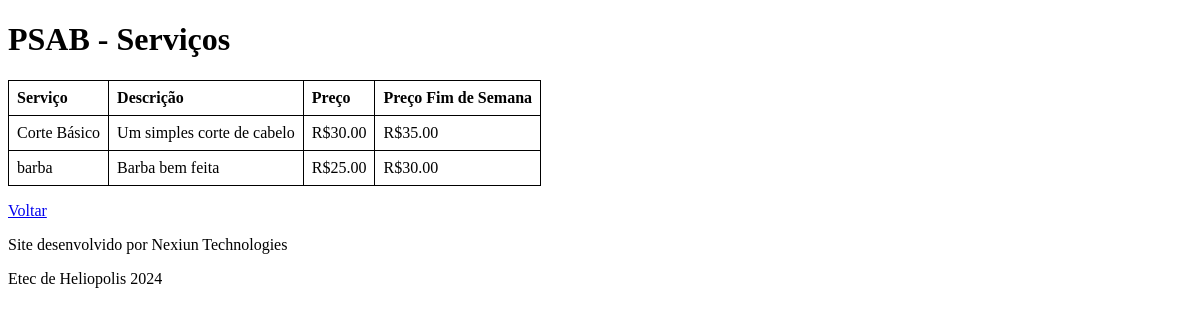
Page /public/pages/services.php on the earlier database version.
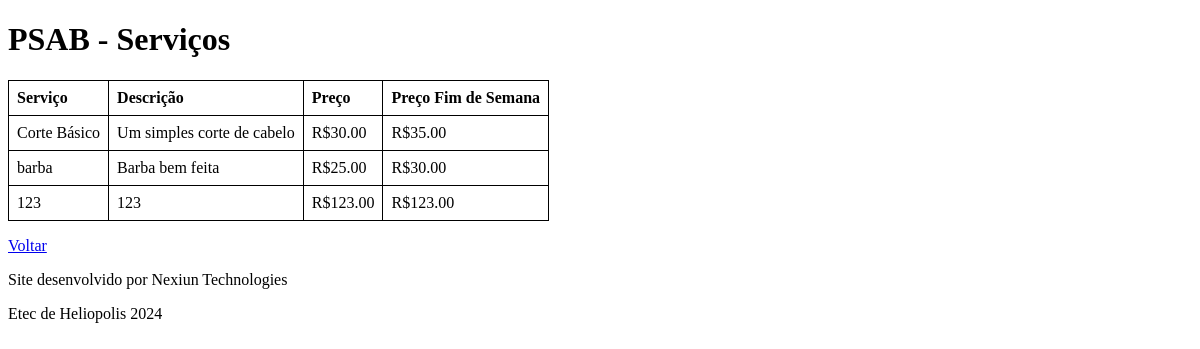
Same page on the later database version.
### tables this page shows
CREATE TABLE IF NOT EXISTS `tb_service` (
  `idService` int(11) NOT NULL AUTO_INCREMENT,
  `nameService` varchar(50) NOT NULL,
  `descService` varchar(255) NOT NULL,
  `priceService` decimal(12,2) NOT NULL,
  `iconService` varchar(100) NOT NULL,
  `expPriceService` decimal(12,2) NOT NULL,
  PRIMARY KEY (`idService`)
);

### db/database.php (called while the page is built, shortened)
<?php
class Database
{
    private $pdo;
    private $host = 'localhost';
    private $db = 'psab';
    private $user = 'root';
    private $pass = '';
    public function connect()
    {
        $dsn = "mysql:host={$this->host};dbname={$this->db};charset=utf8";
        try {
            $this->pdo = new PDO($dsn, $this->user, $this->pass);
            $this->pdo->setAttribute(PDO::ATTR_ERRMODE, PDO::ERRMODE_EXCEPTION);
        } catch (PDOException $e) {
            echo 'Conexão falhou: ' . $e->getMessage();
        }
    }
    public function select($table, $columns = "*", $condition = "1")
    {
        $sql = "SELECT $columns FROM $table WHERE $condition";
        $stmt = $this->pdo->prepare($sql);
        $stmt->execute();
        return $stmt->fetchAll(PDO::FETCH_ASSOC);
    }
}

### src/classes/Services.php (called while the page is built, shortened)
<?php
require_once __DIR__ . '/../../db/Database.php';
class Services extends Database
{
    public function viewAllServices()
    {
        $query = $this->select("tb_service");
        return $query;
    }
}

### public/pages/services.php (the view, shortened to what this page needs)
<?php
require_once "../../src/classes/Services.php";
$service = new Services();
$result = $service->viewAllServices();
?>
<!DOCTYPE html>
<html lang="pt-br">
<head>
</head>
<body>
    <header>
        <h1>PSAB - Serviços</h1>
    </header>
    <main>
        <section>
            <table>
                <tr>
                    <th>Serviço</th>
                    <th>Descrição</th>
                    <th>Preço</th>
                    <th>Preço Fim de Semana</th>
                </tr>
                <?php
                if (count($result) > 0) {
                    foreach ($result as $row) {
                        echo "<tr>";
                        echo "<td>" . $row["nameService"] . "</td>";
                        echo "<td>" . $row["descService"] . "</td>";
                        echo "<td>R$" . $row["priceService"] . "</td>";
                        echo "<td>R$" . $row["expPriceService"] . "</td>";
                        echo "</tr>";
                    }
                }
                ?>
            </table>
        </section>
        <section>
            <p><a href="clientAccount.php">Voltar</a></p>
        </section>
    </main>
    <Footer>
        <p>Site desenvolvido por Nexiun Technologies</p>
        <p>Etec de Heliopolis 2024</p>
    </Footer>
</body>
</html>

### public/pages/services.php (style rules this page uses)
table { border-collapse: collapse; }
table, th, td { border: 1px solid black; }
th, td { padding: 8px; text-align: left; }

Differences in the rows shown:
added tb_service: nameService "123", descService "123", priceService "123.00", expPriceService "123.00"
